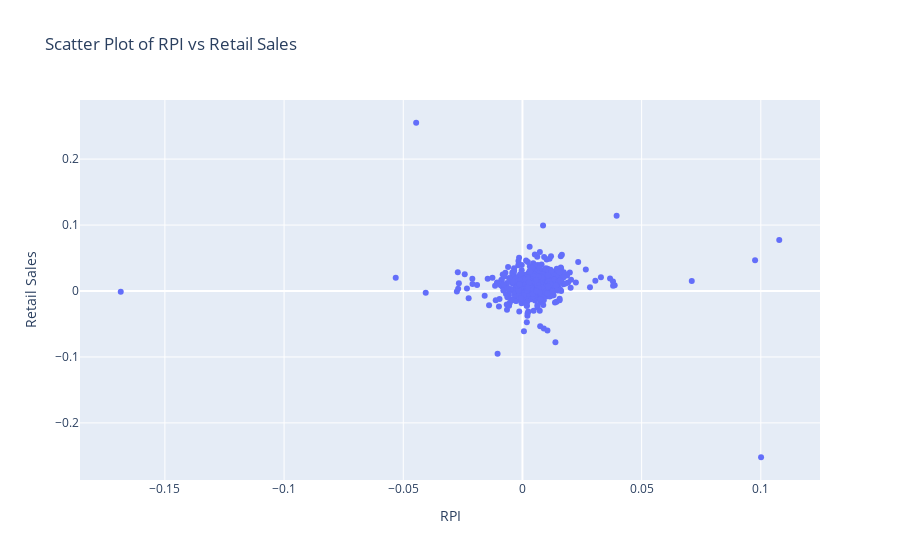

Notebook cell for this chart:
### Markdown cell above
**Above plot visualizes the trends of multiple economic indicators (RPI, RETAILx, INDPRO) over time, allowing for comparison of these time series on a shared x-axis (Date).**

### Code cell
fig = px.scatter(final_features_df, x='RPI', y='RETAILx', title='Scatter Plot of RPI vs Retail Sales')
fig.update_xaxes(title='RPI')
fig.update_yaxes(title='Retail Sales')
fig.show()

### Figure 1 — Plotly figure (JSON) as saved in the notebook; plotly's stock layout.template omitted (floating-point values rounded to 4 significant figures; data arrays with more than 128 entries replaced by an {"elided": "..."} marker saying what was removed)
{"data": [{"hovertemplate": "RPI=%{x}<br>RETAILx=%{y}<extra></extra>", "legendgroup": "", "marker": {"color": "#636efa", "symbol": "circle"}, "mode": "markers", "name": "", "orientation": "v", "showlegend": false, "type": "scatter", "x": {"elided": "763 float values"}, "xaxis": "x", "y": {"elided": "763 float values"}, "yaxis": "y"}], "layout": {"autosize": true, "legend": {"tracegroupgap": 0}, "title": {"text": "Scatter Plot of RPI vs Retail Sales"}, "xaxis": {"anchor": "y", "autorange": true, "domain": [0, 1], "range": [-0.1863, 0.1255], "title": {"text": "RPI"}, "type": "linear"}, "yaxis": {"anchor": "x", "autorange": true, "domain": [0, 1], "range": [-0.2939, 0.297], "title": {"text": "Retail Sales"}, "type": "linear"}}}
